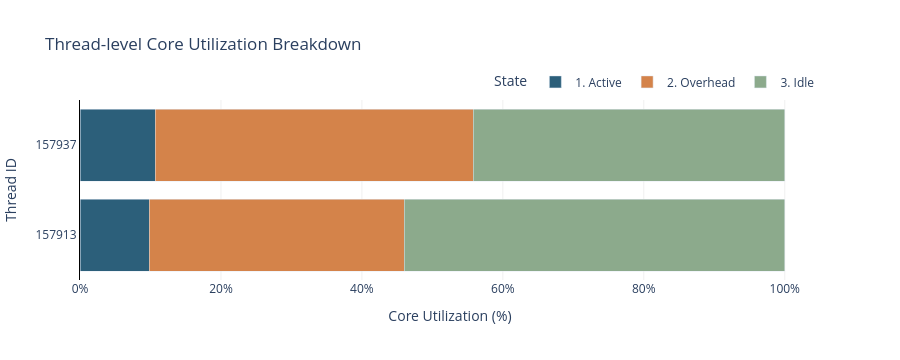

Source (notebook cell):
### Code cell
draw_thread_analysis_mixed(ros2_raw_df, ros2_analysis_df)

### Figure 1 — Plotly figure (JSON) as saved in the notebook; plotly's stock layout.template omitted (floating-point values rounded to 4 significant figures)
{"data": [{"hovertemplate": "State=1. Active<br>Percentage of Time (%)=%{x}<br>Thread ID=%{y}<extra></extra>", "legendgroup": "1. Active", "marker": {"color": "#2C5F7A", "pattern": {"shape": ""}}, "name": "1. Active", "orientation": "h", "showlegend": true, "textposition": "auto", "x": [9.837, 10.68], "xaxis": "x", "y": ["157913", "157937"], "yaxis": "y", "type": "bar"}, {"hovertemplate": "State=2. Overhead<br>Percentage of Time (%)=%{x}<br>Thread ID=%{y}<extra></extra>", "legendgroup": "2. Overhead", "marker": {"color": "#D4834A", "pattern": {"shape": ""}}, "name": "2. Overhead", "orientation": "h", "showlegend": true, "textposition": "auto", "x": [36.16, 45.11], "xaxis": "x", "y": ["157913", "157937"], "yaxis": "y", "type": "bar"}, {"hovertemplate": "State=3. Idle<br>Percentage of Time (%)=%{x}<br>Thread ID=%{y}<extra></extra>", "legendgroup": "3. Idle", "marker": {"color": "#8CAA8C", "pattern": {"shape": ""}}, "name": "3. Idle", "orientation": "h", "showlegend": true, "textposition": "auto", "x": [54.0, 44.21], "xaxis": "x", "y": ["157913", "157937"], "yaxis": "y", "type": "bar"}], "layout": {"xaxis": {"anchor": "y", "domain": [0.0, 1.0], "title": {"text": "Core Utilization (%)"}, "range": [0, 105], "gridcolor": "#F0F0F0", "ticksuffix": "%"}, "yaxis": {"anchor": "x", "domain": [0.0, 1.0], "title": {"text": "Thread ID"}, "categoryorder": "array", "categoryarray": ["157937", "157913"], "autorange": "reversed", "linecolor": "black"}, "legend": {"title": {"text": "State"}, "tracegroupgap": 0, "orientation": "h", "yanchor": "bottom", "y": 1.02, "xanchor": "right", "x": 1}, "title": {"text": "Thread-level Core Utilization Breakdown"}, "barmode": "stack", "plot_bgcolor": "white", "height": 360}}
